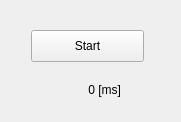
<?xml version="1.0" encoding="UTF-8"?>
<ui version="4.0">
 <class>ReactionTime</class>
 <widget class="QWidget" name="ReactionTime">
  <property name="geometry">
   <rect>
    <x>0</x>
    <y>0</y>
    <width>181</width>
    <height>122</height>
   </rect>
  </property>
  <property name="windowTitle">
   <string>ReactionTime</string>
  </property>
  <widget class="QPushButton" name="startButton">
   <property name="geometry">
    <rect>
     <x>31</x>
     <y>30</y>
     <width>113</width>
     <height>32</height>
    </rect>
   </property>
   <property name="text">
    <string>Start</string>
   </property>
  </widget>
  <widget class="QLabel" name="reactionLabel">
   <property name="geometry">
    <rect>
     <x>20</x>
     <y>80</y>
     <width>101</width>
     <height>20</height>
    </rect>
   </property>
   <property name="text">
    <string>0 [ms]</string>
   </property>
   <property name="alignment">
    <set>Qt::AlignRight|Qt::AlignTrailing|Qt::AlignVCenter</set>
   </property>
  </widget>
 </widget>
 <resources/>
 <connections/>
</ui>
